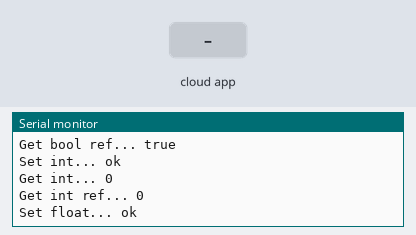
Recording of a sketch running on a simulated ESP8266 (NodeMCU). Shown: the last lines printed to the serial monitor. The inputs (shaded band) are chosen by the test bench. WiFi joins after 1.5 s; servers stay silent unless stated; the Firebase database answers and starts empty.

Above: at 2.7 s.
2.8 s: the phone or cloud app sets string to 0
At 2.83 s:
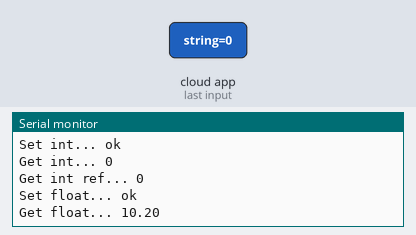
16.8 s: the phone or cloud app sets float to 0
At 17.84 s:
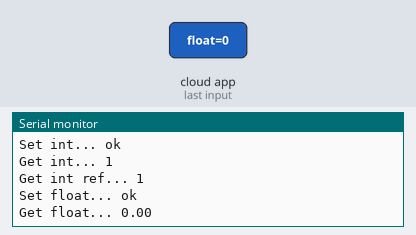

The sketch:

espfirebasertdb.ino
```cpp
// (licence header left out)
#include <Arduino.h>
#if defined(ESP32) || defined(ARDUINO_RASPBERRY_PI_PICO_W)
#include <WiFi.h>
#elif defined(ESP8266)
#include <ESP8266WiFi.h>
#elif __has_include(<WiFiNINA.h>)
#include <WiFiNINA.h>
#elif __has_include(<WiFi101.h>)
#include <WiFi101.h>
#elif __has_include(<WiFiS3.h>)
#include <WiFiS3.h>
#endif

#include <Firebase_ESP_Client.h>

// Provide the token generation process info.
#include <addons/TokenHelper.h>

// Provide the RTDB payload printing info and other helper functions.
#include <addons/RTDBHelper.h>

/* 1. Define the WiFi credentials */
#define WIFI_SSID "Galaxy A03s1892"
#define WIFI_PASSWORD "chatrrr12"

// For the following credentials, see examples/Authentications/SignInAsUser/EmailPassword/EmailPassword.ino

/* 2. Define the API Key */
#define API_KEY "AIzaSyC1gujNfFh6QtjYIwKVf9YbC9OzOS0BzHk"

/* 3. Define the RTDB URL */
#define DATABASE_URL "esp-32-iot-f1178-default-rtdb.firebaseio.com"  //<databaseName>.firebaseio.com or <databaseName>.<region>.firebasedatabase.app

/* 4. Define the user Email and password that alreadey registerd or added in your project */
#define USER_EMAIL "cck01092005@gmail.com"
#define USER_PASSWORD "Kanha#2005"

// Define Firebase Data object
FirebaseData fbdo;

FirebaseAuth auth;
FirebaseConfig config;

unsigned long sendDataPrevMillis = 0;

unsigned long count = 0;

#if defined(ARDUINO_RASPBERRY_PI_PICO_W)
WiFiMulti multi;
#endif

void setup() {

  Serial.begin(115200);

#if defined(ARDUINO_RASPBERRY_PI_PICO_W)
  multi.addAP(WIFI_SSID, WIFI_PASSWORD);
  multi.run();
#else
  WiFi.begin(WIFI_SSID, WIFI_PASSWORD);
#endif

  Serial.print("Connecting to Wi-Fi");
  unsigned long ms = millis();
  while (WiFi.status() != WL_CONNECTED) {
    Serial.print(".");
    delay(300);
#if defined(ARDUINO_RASPBERRY_PI_PICO_W)
    if (millis() - ms > 10000)
      break;
#endif
  }
  Serial.println();
  Serial.print("Connected with IP: ");
  Serial.println(WiFi.localIP());
  Serial.println();

  Serial.printf("Firebase Client v%s\n\n", FIREBASE_CLIENT_VERSION);

  /* Assign the api key (required) */
  config.api_key = API_KEY;

  /* Assign the user sign in credentials */
  auth.user.email = USER_EMAIL;
  auth.user.password = USER_PASSWORD;

  /* Assign the RTDB URL (required) */
  config.database_url = DATABASE_URL;

  /* Assign the callback function for the long running token generation task */
  config.token_status_callback = tokenStatusCallback;  // see addons/TokenHelper.h

  // Or use legacy authenticate method
  // config.database_url = DATABASE_URL;
  // config.signer.tokens.legacy_token = "<database secret>";

  // To connect without auth in Test Mode, see Authentications/TestMode/TestMode.ino

  //////////////////////////////////////////////////////////////////////////////////////////////
  // Please make sure the device free Heap is not lower than 80 k for ESP32 and 10 k for ESP8266,
  // otherwise the SSL connection will fail.
  //////////////////////////////////////////////////////////////////////////////////////////////

  // Comment or pass false value when WiFi reconnection will control by your code or third party library e.g. WiFiManager
  Firebase.reconnectNetwork(true);

  // Since v4.4.x, BearSSL engine was used, the SSL buffer need to be set.
  // Large data transmission may require larger RX buffer, otherwise connection issue or data read time out can be occurred.
  fbdo.setBSSLBufferSize(4096 /* Rx buffer size in bytes from 512 - 16384 */, 1024 /* Tx buffer size in bytes from 512 - 16384 */);

  // Limit the size of response payload to be collected in FirebaseData
  fbdo.setResponseSize(2048);

  Firebase.begin(&config, &auth);

  // The WiFi credentials are required for Pico W
  // due to it does not have reconnect feature.
#if defined(ARDUINO_RASPBERRY_PI_PICO_W)
  config.wifi.clearAP();
  config.wifi.addAP(WIFI_SSID, WIFI_PASSWORD);
#endif

  Firebase.setDoubleDigits(5);

  config.timeout.serverResponse = 10 * 1000;
}

void loop() {

  // Firebase.ready() should be called repeatedly to handle authentication tasks.

  if (Firebase.ready() && (millis() - sendDataPrevMillis > 15000 || sendDataPrevMillis == 0)) {
    sendDataPrevMillis = millis();

    Serial.printf("Set bool... %s\n", Firebase.RTDB.setBool(&fbdo, F("/test/bool"), count % 2 == 0) ? "ok" : fbdo.errorReason().c_str());

    Serial.printf("Get bool... %s\n", Firebase.RTDB.getBool(&fbdo, FPSTR("/test/bool")) ? fbdo.to<bool>() ? "true" : "false" : fbdo.errorReason().c_str());

    bool bVal;
    Serial.printf("Get bool ref... %s\n", Firebase.RTDB.getBool(&fbdo, F("/test/bool"), &bVal) ? bVal ? "true" : "false" : fbdo.errorReason().c_str());

    Serial.printf("Set int... %s\n", Firebase.RTDB.setInt(&fbdo, F("/test/int"), count) ? "ok" : fbdo.errorReason().c_str());

    Serial.printf("Get int... %s\n", Firebase.RTDB.getInt(&fbdo, F("/test/int")) ? String(fbdo.to<int>()).c_str() : fbdo.errorReason().c_str());

    int iVal = 0;
    Serial.printf("Get int ref... %s\n", Firebase.RTDB.getInt(&fbdo, F("/test/int"), &iVal) ? String(iVal).c_str() : fbdo.errorReason().c_str());

    Serial.printf("Set float... %s\n", Firebase.RTDB.setFloat(&fbdo, F("/test/float"), count + 10.2) ? "ok" : fbdo.errorReason().c_str());

    Serial.printf("Get float... %s\n", Firebase.RTDB.getFloat(&fbdo, F("/test/float")) ? String(fbdo.to<float>()).c_str() : fbdo.errorReason().c_str());

    Serial.printf("Set double... %s\n", Firebase.RTDB.setDouble(&fbdo, F("/test/double"), count + 35.517549723765) ? "ok" : fbdo.errorReason().c_str());

    Serial.printf("Get double... %s\n", Firebase.RTDB.getDouble(&fbdo, F("/test/double")) ? String(fbdo.to<double>()).c_str() : fbdo.errorReason().c_str());

    Serial.printf("Set string... %s\n", Firebase.RTDB.setString(&fbdo, F("/test/string"), F("Hello World!")) ? "ok" : fbdo.errorReason().c_str());

    Serial.printf("Get string... %s\n", Firebase.RTDB.getString(&fbdo, F("/test/string")) ? fbdo.to<const char *>() : fbdo.errorReason().c_str());

    // For the usage of FirebaseJson, see examples/FirebaseJson/BasicUsage/Create_Edit_Parse.ino
    FirebaseJson json;

    if (count == 0) {
      json.set("value/round/" + String(count), F("cool!"));
      json.set(F("value/ts/.sv"), F("timestamp"));
      Serial.printf("Set json... %s\n", Firebase.RTDB.set(&fbdo, F("/test/json"), &json) ? "ok" : fbdo.errorReason().c_str());
    } else {
      json.add(String(count), F("smart!"));
      Serial.printf("Update node... %s\n", Firebase.RTDB.updateNode(&fbdo, F("/test/json/value/round"), &json) ? "ok" : fbdo.errorReason().c_str());
    }

    Serial.println();


    count++;
  }
}
```

Measured:
- after the input at 16.8 s, the serial monitor: prints a new line after 0.91 s (image 2)
